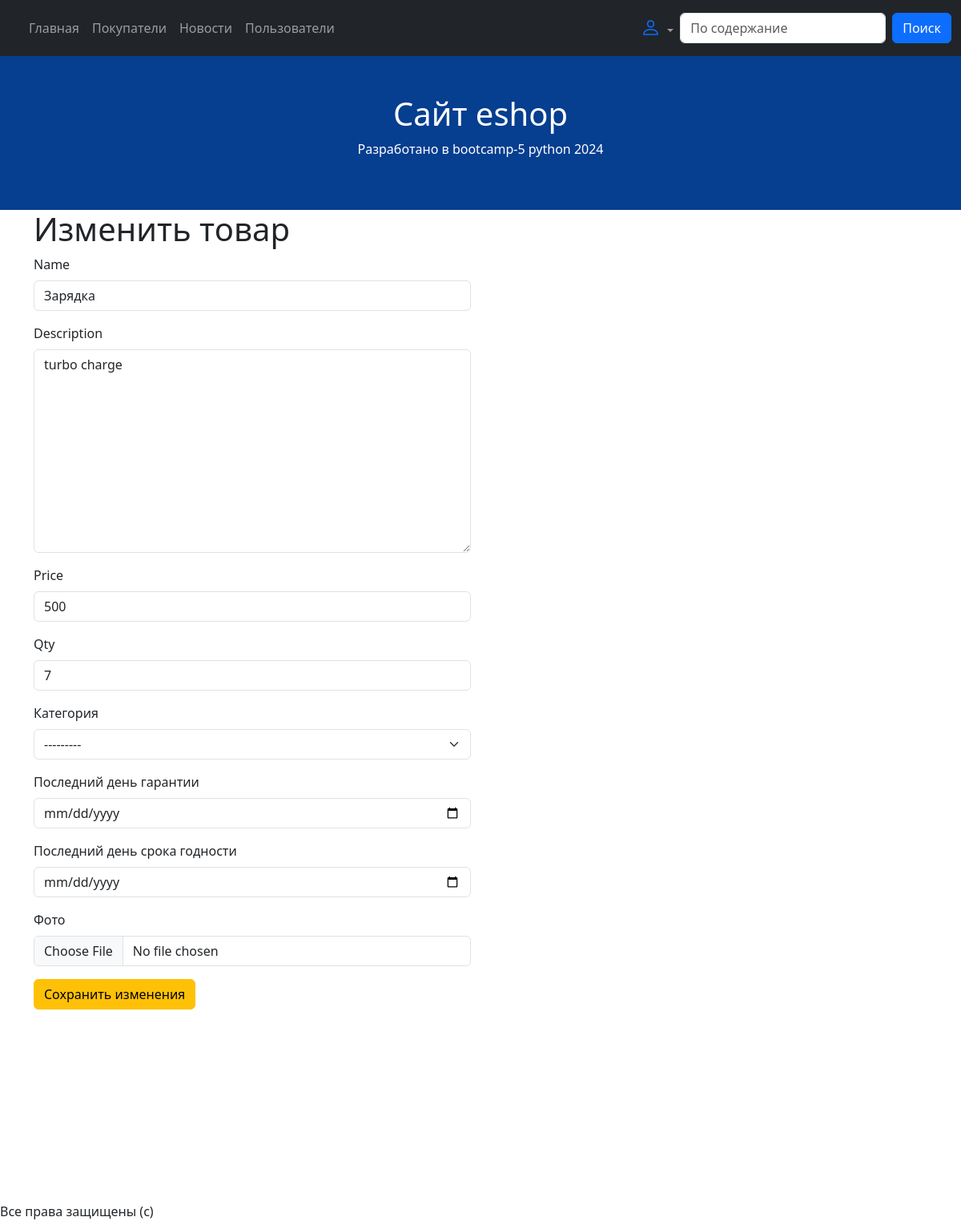
The app's page /product-update/1/ with its own data.
### core/models.py (models this page shows, shortened)
class Product(models.Model):
    name = models.CharField(max_length=100)
    description = models.TextField(null=True, blank=True)
    price = models.IntegerField(null=True)
    qty = models.IntegerField(default=0)
    category = models.ForeignKey(
        to=Category,
        on_delete=models.SET_NULL,
        null=True, blank=True,
        verbose_name="Категория",
    )
    rating = models.IntegerField(default=0)
    guarantee = models.DateField(null=True, blank=True)
    expiration_date = models.DateField(null=True, blank=True)
    created_at = models.DateTimeField(null=True, auto_now_add=True)
    updated_at = models.DateTimeField(null=True, auto_now=True)
    costumer_views = models.ManyToManyField(
        to=Costumer,
        blank=True
    )
    views_qty = models.IntegerField(default=0)
    photo = models.ImageField(
        verbose_name="фото",
        upload_to="products/",
        null=True, blank=True
    )

class Category(models.Model):
    name = models.CharField(max_length=100)
    description = models.TextField(verbose_name="Описание", null=True, blank=False)
    def __str__(self):
        return self.name

### core/views/product_update.py (the view, shortened to what this page needs)
# urls.py: path('product-update/<int:id>/', product_update, name='product-update'),
def product_update(request, id):
    context = {}
    product_object = Product.objects.get(id=id)
    context["form"] = ProductForm(instance=product_object)
    if request.method == "GET":
        return render(request, "product/update.html", context)

### core/forms.py
class ProductForm(forms.ModelForm):
    guarantee = forms.DateField(
        widget=DatePicker,
        label="Последний день гарантии",
        required=False,
    )
    expiration_date = forms.DateField(
        widget=DatePicker,
        label="Последний день срока годности",
        required=False,
    )
    class Meta:
        model = Product
        fields = [
            'name',
            'description',
            'price',
            'qty',
            'category',
            'guarantee',
            'expiration_date',
            'photo'
        ]

### core/templates/product/update.html (shortened to what this page needs)
{% extends 'base.html' %}
{% load django_bootstrap5 %}
{% block content %}
    <h1>Изменить товар</h1>
    <div class="row">
        <div class="col-lg-6">
            <form method="POST" enctype="multipart/form-data">
                {% bootstrap_form form %}
                <button class="btn btn-warning">Сохранить изменения</button>
            </form>
        </div>
    </div>
{% endblock %}

### records on screen
Product: name "Зарядка", description "turbo charge", price "500", qty "7", category "---------"
